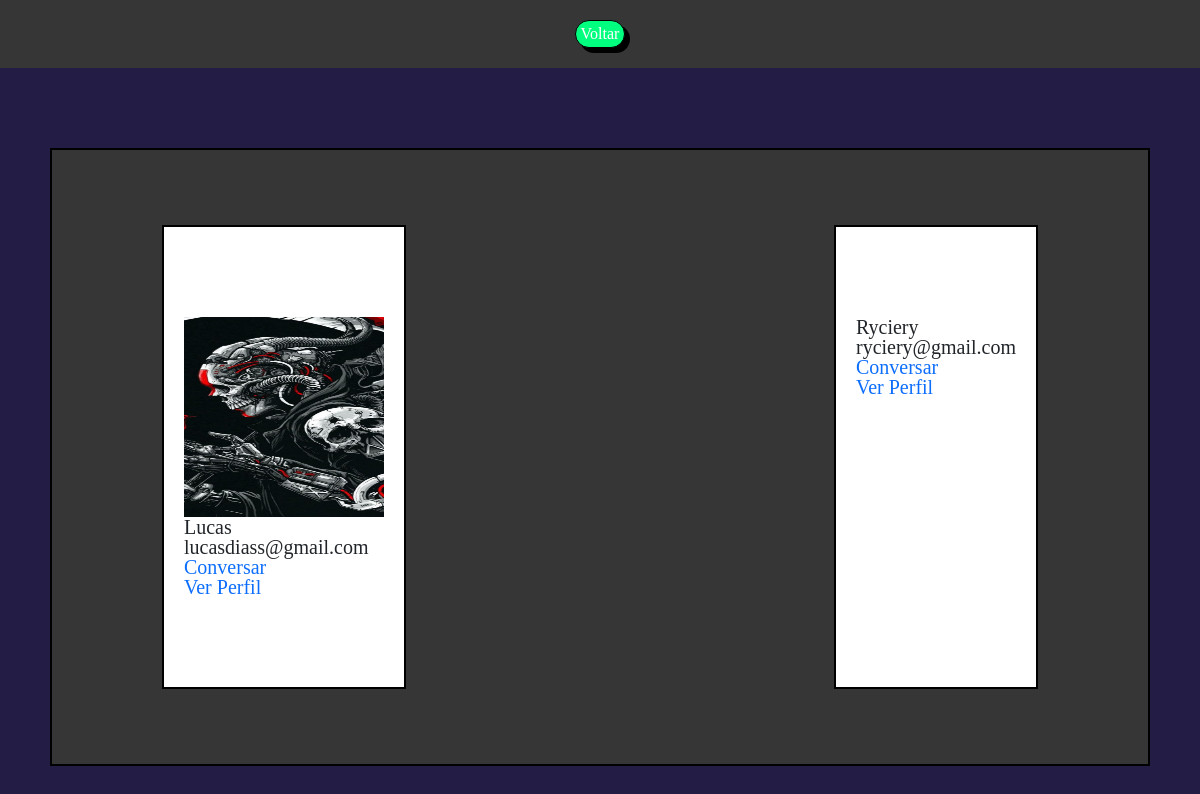
/app/lista_amigos.php (signed in), run on an earlier commit of the app's database.
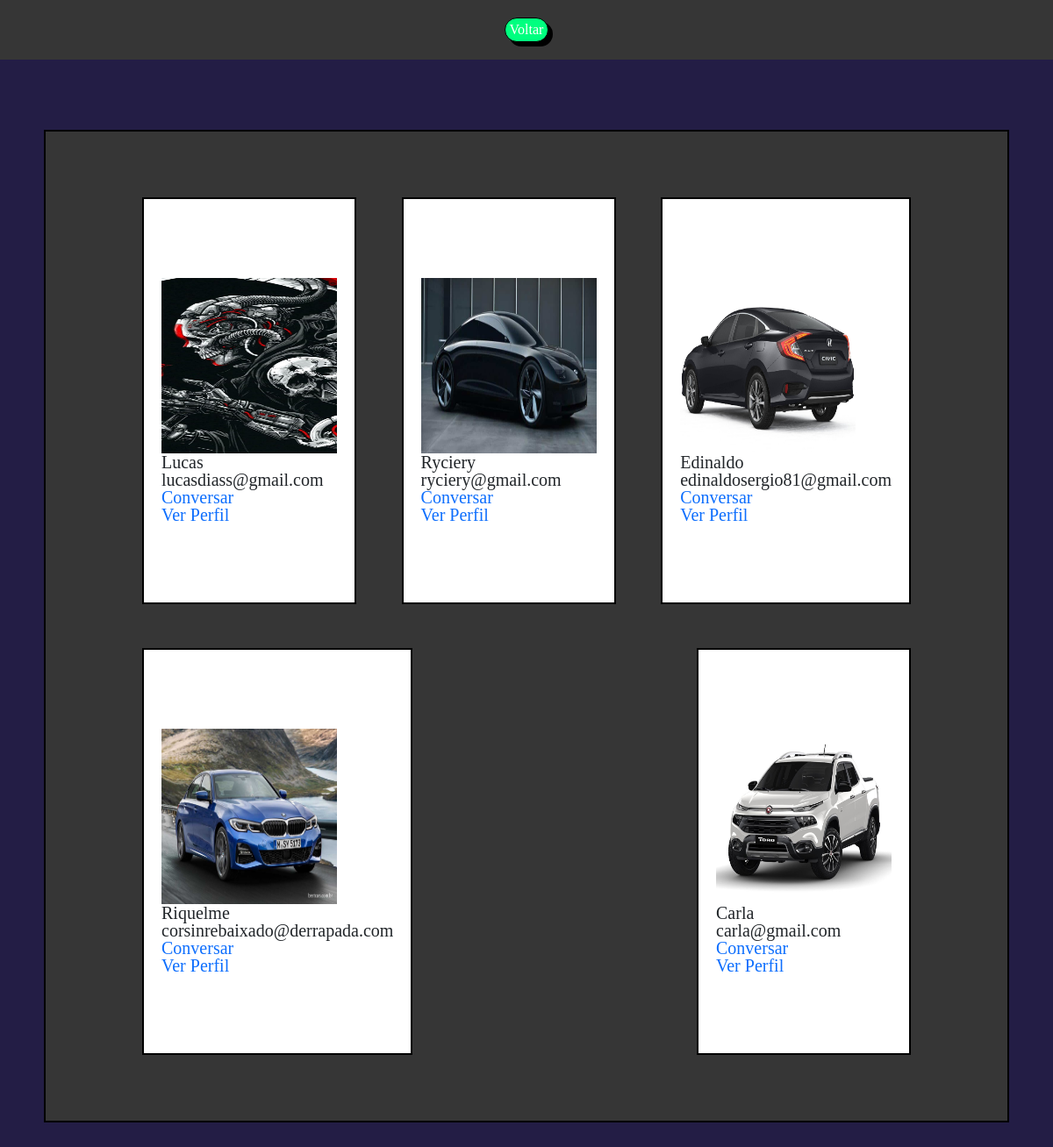
And on a later commit of the database.
### tables this page shows
CREATE TABLE `tbl_usuario` (
  `id_usuario` int(11) NOT NULL,
  `nick_usuario` varchar(60) NOT NULL,
  `nome_usuario` varchar(60) NOT NULL,
  `email_usuario` varchar(60) NOT NULL,
  `senha_usuario` varchar(300) NOT NULL,
  `bio_usuario` varchar(450) NOT NULL
);

CREATE TABLE `img_usuario` (
  `id_img` int(11) NOT NULL,
  `nome_img` varchar(60) DEFAULT NULL,
  `foto_end` varchar(90) DEFAULT NULL,
  `id_usuario` int(11) DEFAULT NULL
);

### classes/repositorioUsuario.php (called while the page is built, shortened)
<?php
require_once 'conexao.php';
class RepositorioUsuariosMySQL implements IRepositorioUsuarios
{
    private $conexao;
    public function __construct()
    {
        $this->conexao = new Conexao("localhost","root","","4ad");
    }
    public function VerificarImagem($id_usuario)
    {
        $sql = "SELECT * FROM img_usuario WHERE id_usuario = '$id_usuario'";
        $linha = $this->conexao->obtemNumeroLinhas($sql);
        return $linha;
    }
    public function SetarImagemUsuario($id_usuario)
    {
        $sql = "SELECT * FROM img_usuario WHERE id_usuario = '$id_usuario'";
        $consulta = $this->conexao->executarQuery($sql);
        $registro = mysqli_fetch_array($consulta);
        $img_end = $registro[2];
        return $img_end;
    }
    public function ListarUsuarios($id_usuario)
    {
        $sql = "SELECT * FROM tbl_usuario WHERE id_usuario != '$id_usuario'";
        $listagem = $this->conexao->executarQuery($sql);
        return $listagem;
    }
}

### classes/conexao.php (called while the page is built)
<?php
class Conexao{
    private $host;
    private $usuario;
    private $senha;
    private $banco;
    private $conexao;
    function __construct($host,$usuario,$senha,$banco)
    {
        $this->host=$host;
        $this->usuario=$usuario;
        $this->senha=$senha;
        $this->banco=$banco;
    }
    function conectar(){
        $this->conexao = mysqli_connect(
            $this->host,
            $this->usuario,
            $this->senha,
            $this->banco
        );
        if ($this->conexao->connect_error) {
            error_log('Connection error: ' . $this->conexao->connect_error);
            return false;
        } else {
            mysqli_query($this->conexao,"SET NAMES 'UTF8'");
            return true;
        }
    }
    function executarQuery($sql){
        return mysqli_query($this->conexao,$sql);
    }
    function obtemNumeroLinhas($query){
        $linhas = $this->executarQuery($query);
        return $linhas->num_rows;
    }
}

### app/lista_amigos.php (the view, shortened to what this page needs)
<?php
require_once '../classes/repositorioUsuario.php';
$repositorio = new RepositorioUsuariosMySQL();
$id_usuario = $_SESSION['id_usuario'];
$informacoes = $repositorio->ListarUsuarios($id_usuario);
?>
<!DOCTYPE html>
<html lang="pt-br">
<head>
    <link href="https://cdn.jsdelivr.net/npm/bootstrap@5.2.0-beta1/dist/css/bootstrap.min.css" rel="stylesheet">
    <link rel="stylesheet" href="https://cdnjs.cloudflare.com/ajax/libs/font-awesome/6.1.1/css/all.min.css" />
    <link rel="stylesheet" href="../assets/style/reset.css">
    <link rel="stylesheet" href="../assets/style/listaAmigos.css">
</head>
<body>
    <div class="caixa">
        <button class="caixa__botao"><a href="perfil.php" class="caixa__botao__link">Voltar</a></button>
    </div>
    <div class="lista">
        <?php
            foreach ($informacoes as $key) {
                $x = $key['id_usuario'];
                $id_usuario = $x;
                $verificar = $repositorio->VerificarImagem($id_usuario);
                echo '<div class="lista__caixa">';
                if($verificar > 0){
                    $setar = $repositorio->SetarImagemUsuario($id_usuario);
                    echo "<img src=".$setar.">";
                }
                $x = $key['id_usuario'];
                echo "<h2>".$key['nome_usuario']."</h2>";
                echo "<h2 class=''>".$key['email_usuario']."</h2>";
                echo "<h2><a href='Chat/chat_privado/index_chat_privado.php?id=$x'>Conversar</a></h2>";
                echo "<h2><a href='redirecionar.php?id=$x'>Ver Perfil</a></h2>";
                echo "</div>";
            }
        ?>
    </div>
</body>
</html>

### assets/style/listaAmigos.css (style rules this page uses)
body { display: flex; flex-direction: column; flex-wrap: wrap; background: #1b153ff6; }
.caixa { display: flex; justify-content: center; margin: 0px 0px 20px 0px; padding: 20px; background: #363636; }
.caixa__botao { background: #00FF7F; border: 1px solid #000000; border-radius: 20px; padding: 5px; box-shadow: 5px 5px #000000; }
.caixa__botao__link { text-decoration: none; color: #FFFFFF; }
.lista { display: flex; justify-content: space-between; flex-wrap: wrap; margin: 60px 50px; padding: 50px 100px; background: #363636; border: #000000 solid 2px; }
.lista__caixa { display: flex; flex-direction: column; border: #000000 solid 2px; padding: 90px 20px; margin: 25px 10px; background: #FFFFFF; }
.lista__caixa a { text-decoration: none; }
.lista__caixa h2 { font-size: 20px; }
img { width: 200px; height: 200px }

What changed in the data, as far as the page shows it:
added tbl_usuario: id_usuario.foto_end (picture), nome_usuario "Edinaldo", email_usuario "edinaldosergio81@gmail.com"
added tbl_usuario: id_usuario.foto_end (picture), nome_usuario "Riquelme", email_usuario "corsinrebaixado@derrapada.com"
added tbl_usuario: id_usuario.foto_end (picture), nome_usuario "Carla", email_usuario "carla@gmail.com"
